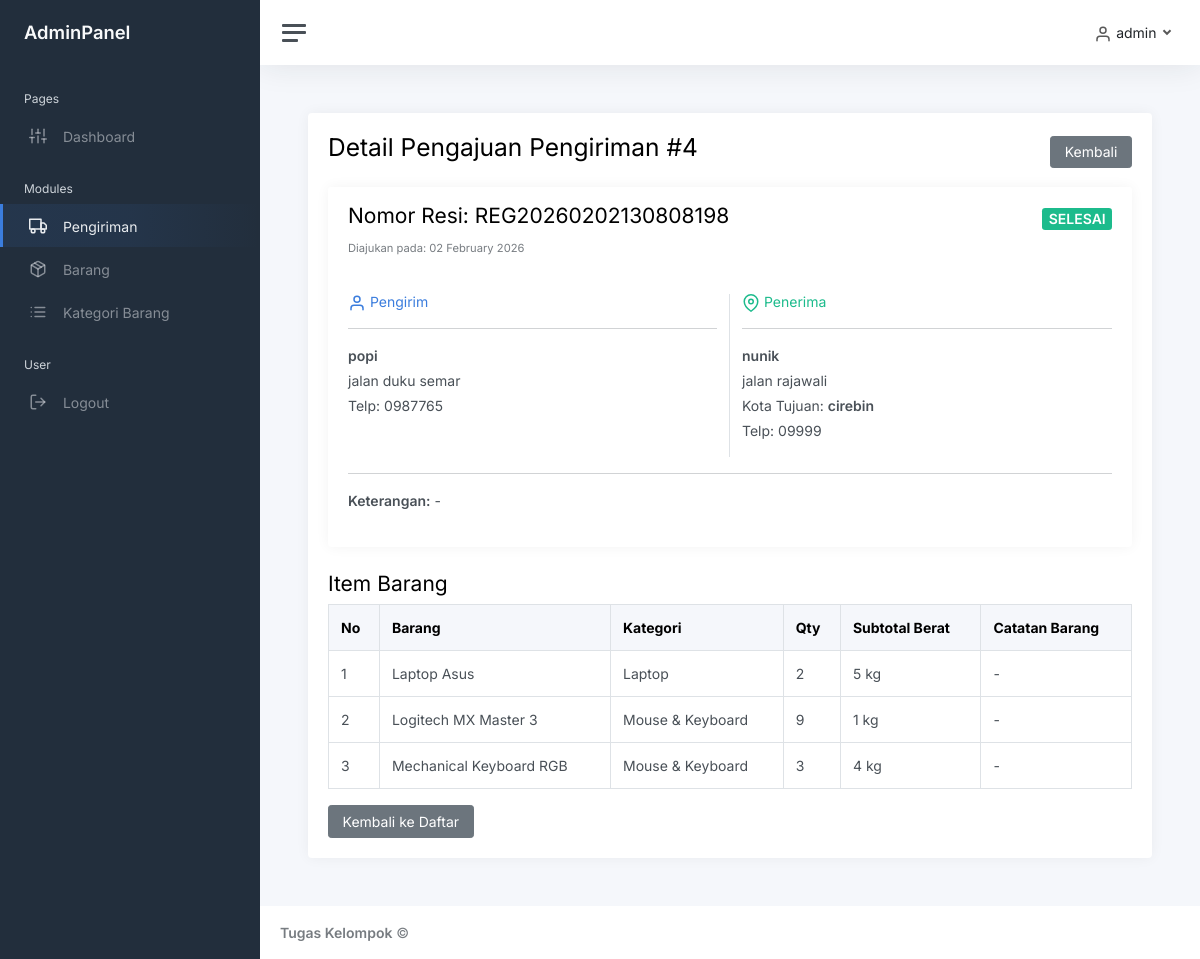
Screenshot of /transaksi_pengiriman/detail.php?id=4 (signed in) with the database file from the repository.
### tables this page shows
CREATE TABLE `pengajuan_pengiriman` (
  `id` int(11) NOT NULL,
  `nomor_resi` varchar(50) NOT NULL,
  `tanggal_pengajuan` date NOT NULL,
  `user_id` int(11) NOT NULL,
  `nama_pengirim` varchar(100) NOT NULL,
  `alamat_pengirim` text NOT NULL,
  `no_telepon_pengirim` varchar(20) NOT NULL,
  `nama_penerima` varchar(100) NOT NULL,
  `alamat_penerima` text NOT NULL,
  `kota_tujuan` varchar(100) NOT NULL,
  `no_telepon_penerima` varchar(20) NOT NULL,
  `status_pengiriman` enum('Pending','Revisi','Disetujui','Ditolak','Proses','Dikirim','Selesai') NOT NULL DEFAULT 'Pending',
  `catatan_admin` text DEFAULT NULL,
  `total_item` int(11) DEFAULT 0,
  `keterangan` text DEFAULT NULL
);

CREATE TABLE `detail_pengajuan` (
  `id` int(11) NOT NULL,
  `pengajuan_id` int(11) NOT NULL,
  `barang_id` int(11) NOT NULL,
  `qty_barang` int(11) NOT NULL DEFAULT 1,
  `catatan` varchar(255) DEFAULT NULL
);

CREATE TABLE `barang` (
  `id` int(11) NOT NULL,
  `kode_barang` varchar(50) NOT NULL,
  `nama_barang` varchar(200) NOT NULL,
  `kategori_id` int(11) NOT NULL,
  `deskripsi` text DEFAULT NULL,
  `berat_kg` decimal(10,2) DEFAULT 1.00,
  `stok` int(11) NOT NULL DEFAULT 0
);

CREATE TABLE `kategori_barang` (
  `id` int(11) NOT NULL,
  `nama_kategori` varchar(100) NOT NULL
);

### transaksi_pengiriman/detail.php (the view, shortened to what this page needs)
<?php
require_once '../config/database.php';
$id = (int) ($_GET['id'] ?? 0);
$stmt = mysqli_prepare($connection, "SELECT p.* FROM `pengajuan_pengiriman` p WHERE p.id = ?");
mysqli_stmt_bind_param($stmt, "i", $id);
mysqli_stmt_execute($stmt);
$transaksi_pengiriman = mysqli_fetch_assoc(mysqli_stmt_get_result($stmt));
$details = mysqli_query($connection, "SELECT d.*, b.nama_barang, b.berat_kg, (d.qty_barang * b.berat_kg) as subtotal_berat, k.nama_kategori
    FROM `detail_pengajuan` d
    JOIN `barang` b ON d.barang_id = b.id
    JOIN `kategori_barang` k ON b.kategori_id = k.id
    WHERE d.pengajuan_id = $id");
?>
<?php include '../views/' . $THEME . '/header.php'; ?>
<?php include '../views/' . $THEME . '/sidebar.php'; ?>
<?php include '../views/' . $THEME . '/topnav.php'; ?>
<?php include '../views/' . $THEME . '/upper_block.php'; ?>
<div class="d-flex justify-content-between align-items-center mb-3">
    <h2>Detail Pengajuan Pengiriman #<?= $transaksi_pengiriman['id'] ?></h2>
    <div>
        <a href="index.php" class="btn btn-secondary">Kembali</a>
    </div>
</div>
<div class="card mb-3">
    <div class="card-header">
        <div class="d-flex justify-content-between align-items-center">
            <h3>Nomor Resi:
                <?= htmlspecialchars($transaksi_pengiriman['nomor_resi']) ?>
            </h3>
            <div>
                <?php
                $badge_color = 'secondary';
                if ($transaksi_pengiriman['status_pengiriman'] === 'Disetujui')
                    $badge_color = 'success';
                elseif ($transaksi_pengiriman['status_pengiriman'] === 'Ditolak')
                    $badge_color = 'danger';
                elseif ($transaksi_pengiriman['status_pengiriman'] === 'Revisi')
                    $badge_color = 'warning';
                elseif ($transaksi_pengiriman['status_pengiriman'] === 'Proses')
                    $badge_color = 'info';
                elseif ($transaksi_pengiriman['status_pengiriman'] === 'Dikirim')
                    $badge_color = 'primary';
                elseif ($transaksi_pengiriman['status_pengiriman'] === 'Selesai')
                    $badge_color = 'success';
                ?>
                <span class="badge bg-<?= $badge_color ?> fs-5">
                    <?= strtoupper(htmlspecialchars($transaksi_pengiriman['status_pengiriman'])) ?>
                </span>
            </div>
        </div>
        <small class="text-muted">Diajukan pada:
            <?= date('d F Y', strtotime($transaksi_pengiriman['tanggal_pengajuan'])) ?>
        </small>
    </div>
    <div class="card-body">
        <div class="row">
            <div class="col-md-6 border-end">
                <h5 class="text-primary"><i class="align-middle" data-feather="user"></i> Pengirim</h5>
                <hr>
                <p class="mb-1"><strong>
                        <?= htmlspecialchars($transaksi_pengiriman['nama_pengirim']) ?>
                    </strong></p>
                <p class="mb-1">
                    <?= nl2br(htmlspecialchars($transaksi_pengiriman['alamat_pengirim'])) ?>
                </p>
                <p>Telp:
                    <?= htmlspecialchars($transaksi_pengiriman['no_telepon_pengirim']) ?>
                </p>
            </div>
            <div class="col-md-6">
                <h5 class="text-success"><i class="align-middle" data-feather="map-pin"></i> Penerima</h5>
                <hr>
                <p class="mb-1"><strong>
                        <?= htmlspecialchars($transaksi_pengiriman['nama_penerima']) ?>
                    </strong></p>
                <p class="mb-1">
                    <?= nl2br(htmlspecialchars($transaksi_pengiriman['alamat_penerima'])) ?>
                </p>
                <p class="mb-1">Kota Tujuan: <strong>
                        <?= htmlspecialchars($transaksi_pengiriman['kota_tujuan']) ?>
                    </strong></p>
                <p>Telp:
                    <?= htmlspecialchars($transaksi_pengiriman['no_telepon_penerima']) ?>
                </p>
            </div>
        </div>
        <hr>
        <p><strong>Keterangan:</strong>
            <?= htmlspecialchars($transaksi_pengiriman['keterangan'] ?: '-') ?>
        </p>
    </div>
</div>
<h3 class="mt-4">Item Barang</h3>
<?php if (mysqli_num_rows($details) > 0): ?>
    <div class="table-responsive">
        <table class="table table-bordered">
            <thead class="table-light">
                <tr>
                    <th>No</th>
                    <th>Barang</th>
                    <th>Kategori</th>
                    <th>Qty</th>
                    <th>Subtotal Berat</th>
                    <th>Catatan Barang</th>
                </tr>
            </thead>
            <tbody>
                <?php $no = 1;
                while ($detail = mysqli_fetch_assoc($details)): ?>
                    <tr>
                        <td>
                            <?= $no++ ?>
                        </td>
                        <td>
                            <?= htmlspecialchars($detail['nama_barang']) ?>
                        </td>
                        <td>
                            <?= htmlspecialchars($detail['nama_kategori']) ?>
                        </td>
                        <td>
                            <?= htmlspecialchars($detail['qty_barang']) ?>
                        </td>
                        <td>
                            <?= number_format((float) ($detail['subtotal_berat'] ?? 0), 0, ',', '.') ?> kg
                        </td>
                        <td>
                            <?= htmlspecialchars($detail['catatan_barang'] ?? '-') ?>
                        </td>
                    </tr>
                <?php endwhile; ?>
            </tbody>
        </table>
    </div>
<?php else: ?>
    <div class="alert alert-info">Belum ada data detail.</div>
<?php endif; ?>
<a href="index.php" class="btn btn-secondary">Kembali ke Daftar</a>
<?php include '../views/' . $THEME . '/lower_block.php'; ?>
<?php include '../views/' . $THEME . '/footer.php'; ?>

### rows the page displays
pengajuan_pengiriman: id "4", nomor_resi "REG20260202130808198", status_pengiriman "SELESAI", tanggal_pengajuan "02 February 2026", nama_pengirim "popi", alamat_pengirim "jalan duku semar", no_telepon_pengirim "0987765", nama_penerima "nunik", alamat_penerima "jalan rajawali", kota_tujuan "cirebin", no_telepon_penerima "09999", keterangan "-"
detail_pengajuan: barang.nama_barang "Laptop Asus", kategori_barang.nama_kategori "Laptop", qty_barang "2", subtotal_berat "5", catatan_barang "-"
detail_pengajuan: barang.nama_barang "Logitech MX Master 3", kategori_barang.nama_kategori "Mouse & Keyboard", qty_barang "9", subtotal_berat "1", catatan_barang "-"
detail_pengajuan: barang.nama_barang "Mechanical Keyboard RGB", kategori_barang.nama_kategori "Mouse & Keyboard", qty_barang "3", subtotal_berat "4", catatan_barang "-"

### other values shown
$label "Pengiriman"
$label "Barang"
$label "Kategori Barang"
$_SESSION['username'] "admin"
